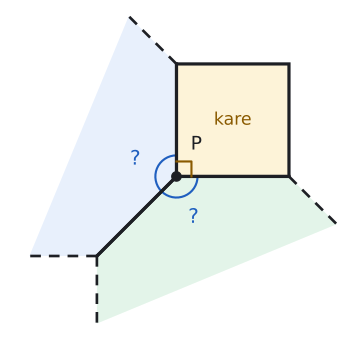

Write the Python code that produced this figure.
import sys; sys.path.insert(0, "tools")
from cizim import *

# P noktasında bir kare (90°) ve iki eş düzgün çokgen (her biri 135°, düzgün sekizgen) boşluksuz birleşir.
# Şekilde yalnızca P çevresi gösterilir: kare tam, öbür iki parçanın P'den çıkan kenarları ve açıları.
P = np.array([0.0, 0.0]); L = 2.4
def u(t): return np.array([np.cos(np.radians(t)), np.sin(np.radians(t))])
fig, ax = sekil(4.6, 4.6)
ax.set_aspect("equal"); ax.axis("off")
kare = [P, P + L * u(0), P + L * u(0) + L * u(90), P + L * u(90)]
ax.add_patch(patches.Polygon(kare, closed=True, facecolor=SARI_ACIK, edgecolor=YAZI, lw=2.4))
ax.text(*(P + 0.5 * L * (u(0) + u(90))), "kare", ha="center", va="center", fontsize=13, color=SARI)
# öbür iki parça: düzgün çokgenin P'deki iki kenarı + bir sonraki kenarların başlangıcı (kesik)
dis = 45
for bas, renk in ((90, MAVI_ACIK), (225, YESIL_ACIK)):
    # Sektör bas .. bas+135. Saat yönünün tersine yürüyüş: P -> P + L u(bas), sonra u(bas+45) yönü (kesik başlangıç).
    # Son kenar P + L u(bas+135) -> P; ondan önceki kenar u(bas+90) yönünde o köşeden geriye uzanır (kesik).
    pts = [P + L * u(bas + 135), P, P + L * u(bas)]
    Q1 = pts[2] + 0.6 * L * u(bas + dis); Q0 = pts[0] + 0.6 * L * u(bas + 90)
    poly = [Q0, pts[0], P, pts[2], Q1]
    ax.add_patch(patches.Polygon(poly, closed=False, facecolor=renk, edgecolor="none"))
    ax.plot(*zip(pts[0], P, pts[2]), color=YAZI, lw=2.4)
    ax.plot(*zip(pts[2], Q1), color=YAZI, lw=2.0, ls=(0, (4, 3)))
    ax.plot(*zip(pts[0], Q0), color=YAZI, lw=2.0, ls=(0, (4, 3)))
    aci(ax, P, pts[2], pts[0], r=0.45, ad="", renk=MAVI)
    ax.text(*(P + 0.95 * u(bas + 67.5)), "?", ha="center", va="center", fontsize=15, color=MAVI)
k = 0.32
ax.plot(*zip(P + k * u(0), P + k * (u(0) + u(90)), P + k * u(90)), color=SARI, lw=1.6)
nokta(ax, *P, ""); ax.text(*(P + 0.8 * u(58)), "P", ha="center", va="center", fontsize=14)
ax.set_xlim(-3.6, 3.7); ax.set_ylim(-3.3, 3.6)
kaydet(fig, __file__)
